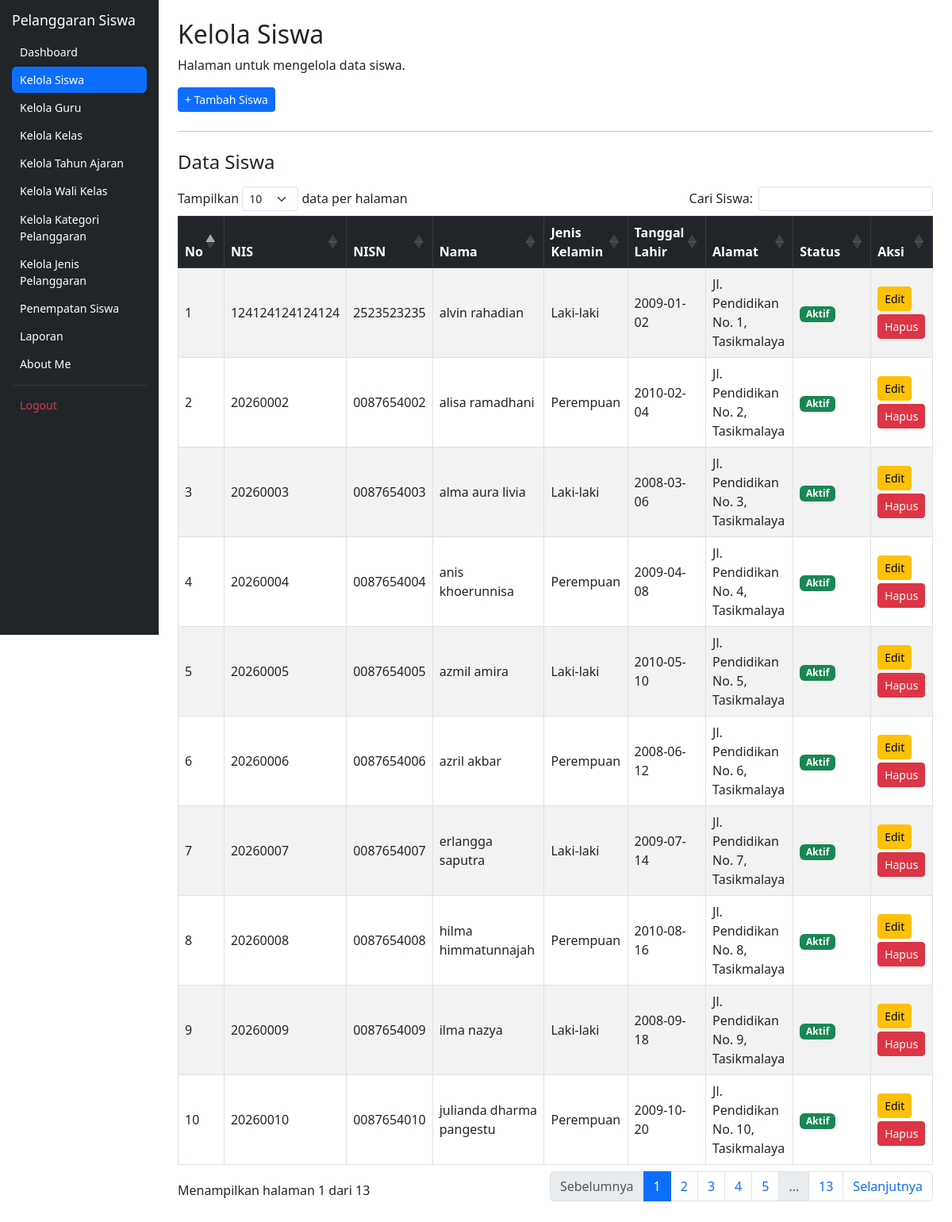
The page /kelola_siswa.php (signed in) on the database its author committed.
### tables this page shows
CREATE TABLE `t_siswa` (
  `id` int(11) NOT NULL,
  `nis` varchar(30) DEFAULT NULL,
  `nisn` varchar(20) NOT NULL,
  `nama` varchar(150) DEFAULT NULL,
  `jenis_kelamin` char(1) NOT NULL,
  `tanggal_lahir` date NOT NULL,
  `alamat` text NOT NULL,
  `status_aktif` tinyint(1) NOT NULL,
  `created_at` timestamp NOT NULL DEFAULT current_timestamp(),
  `updated_at` timestamp NOT NULL DEFAULT current_timestamp()
);

### kelola_siswa.php (the view, shortened to what this page needs)
<?php
include 'config/koneksi.php';
$sql = "SELECT * FROM t_siswa ORDER BY id ASC";
$query = mysqli_query($koneksi, $sql);
?>
<!DOCTYPE html>
<html lang="id">
<head>
    <link href="https://cdn.jsdelivr.net/npm/bootstrap@5.3.0/dist/css/bootstrap.min.css" rel="stylesheet">
    <link rel="stylesheet" href="https://cdn.datatables.net/1.13.6/css/dataTables.bootstrap5.min.css">
</head>
<body>
<div class="container-fluid">
    <div class="row">
        <div class="col-md-3 col-lg-2 bg-dark sidebar-fixed">
            <h4 class="text-white">
                Pelanggaran Siswa
            </h4>
            <ul class="nav nav-pills flex-column">
                <li class="nav-item">
                    <a href="dashboard.php" class="nav-link text-white">Dashboard</a>
                </li>
                <li class="nav-item">
                    <a href="kelola_siswa.php" class="nav-link active">Kelola Siswa</a>
                </li>
                <li class="nav-item">
                    <a href="kelola_guru.php" class="nav-link text-white">Kelola Guru</a>
                </li>
                <li class="nav-item">
                    <a href="kelola_kelas.php" class="nav-link text-white">Kelola Kelas</a>
                </li>
                <li class="nav-item">
                    <a href="kelola_tahun_ajaran.php" class="nav-link text-white">Kelola Tahun Ajaran</a>
                </li>
                <li class="nav-item">
                    <a href="kelola_wali_kelas.php" class="nav-link text-white">Kelola Wali Kelas</a>
                </li>
                <li class="nav-item">
                    <a href="kelola_kategori_pelanggaran.php" class="nav-link text-white">Kelola Kategori Pelanggaran</a>
                </li>
                <li class="nav-item">
                    <a href="kelola_jenis_pelanggaran.php" class="nav-link text-white">Kelola Jenis Pelanggaran</a>
                </li>
                <li class="nav-item">
                    <a href="penempatan_siswa.php" class="nav-link text-white">Penempatan Siswa</a>
                </li>
                <li class="nav-item">
                    <a href="pelanggaran.php" class="nav-link text-white">Laporan</a>
                </li>
                <li class="nav-item">
                    <a href="tentang_saya.php" class="nav-link text-white">About Me</a>
                </li>
                <hr class="text-secondary">
                <li class="nav-item">
                    <a href="logout.php" class="nav-link text-danger">Logout</a>
                </li>
            </ul>
        </div>
        <main class="col-md-9 col-lg-10 p-4 main-content">
            <h2>Kelola Siswa</h2>
            <p>Halaman untuk mengelola data siswa.</p>
            <div class="mb-3">
                <a href="tambah_siswa.php" class="btn btn-primary btn-sm">+ Tambah Siswa</a>
            </div>
            <hr class="my-4">
            <h4 class="mb-3">Data Siswa</h4>
            <div class="table-responsive">
                <table id="tabelSiswa" class="table table-bordered table-striped align-middle" style="width:100%">
                    <thead class="table-dark">
                        <tr>
                            <th>No</th>
                            <th>NIS</th>
                            <th>NISN</th>
                            <th>Nama</th>
                            <th>Jenis Kelamin</th>
                            <th>Tanggal Lahir</th>
                            <th>Alamat</th>
                            <th>Status</th>
                            <th>Aksi</th>
                        </tr>
                    </thead>
                    <tbody>
                        <?php
                        if ($query && mysqli_num_rows($query) > 0) {
                            $no = 1;
                            while ($siswa = mysqli_fetch_assoc($query)) {
                        ?>
                            <tr>
                                <td><?php echo $no++; ?></td>
                                <td><?php echo htmlspecialchars($siswa['nis']); ?></td>
                                <td><?php echo htmlspecialchars($siswa['nisn']); ?></td>
                                <td><?php echo htmlspecialchars($siswa['nama']); ?></td>
                                <td>
                                    <?php
                                    echo ($siswa['jenis_kelamin'] == 'L') ? "Laki-laki" : "Perempuan";
                                    ?>
                                </td>
                                <td><?php echo htmlspecialchars($siswa['tanggal_lahir']); ?></td>
                                <td><?php echo htmlspecialchars($siswa['alamat']); ?></td>
                                <td>
                                    <?php
                                    if (isset($siswa['status_aktif']) && $siswa['status_aktif'] == 1) {
                                        echo '<span class="badge bg-success">Aktif</span>';
                                    } else {
                                        echo '<span class="badge bg-danger">Tidak Aktif</span>';
                                    }
                                    ?>
                                </td>
                                <td>
                                    <a href="edit_siswa.php?id=<?php echo $siswa['id']; ?>" class="btn btn-warning btn-sm mb-1">Edit</a>
                                    <a href="hapus_siswa.php?id=<?php echo $siswa['id']; ?>"
                                       class="btn btn-danger btn-sm"
                                       onclick="return confirm('Yakin ingin menghapus data siswa ini?')">
                                        Hapus
                                    </a>
                                </td>
                            </tr>
                        <?php
                            }
                        }
                        ?>
                    </tbody>
                </table>
            </div>
        </main>
    </div>
</div>
</body>
</html>

### kelola_siswa.php (style rules this page uses)
.sidebar-fixed { position: fixed; top: 0; left: 0; bottom: 0; width: 16.666667%; height: 100vh; z-index: 100; overflow: hidden; padding: 15px; }
.sidebar-fixed h4 { font-size: 1.1rem; margin-bottom: 0.8rem !important; }
.sidebar-fixed .nav-item { margin-bottom: 2px !important; }
.sidebar-fixed .nav-link { padding: 6px 10px; font-size: 0.88rem; }
.sidebar-fixed hr { margin: 0.5rem 0; }
.main-content { margin-left: 16.666667%; width: 83.333333%; }

### rows shown on the page
t_siswa: nis "124124124124124", nisn "2523523235", nama "alvin rahadian", jenis_kelamin "Laki-laki", tanggal_lahir "2009-01-02", alamat "Jl. Pendidikan No. 1, Tasikmalaya", status_aktif "Aktif"
t_siswa: nis "20260002", nisn "0087654002", nama "alisa ramadhani", jenis_kelamin "Perempuan", tanggal_lahir "2010-02-04", alamat "Jl. Pendidikan No. 2, Tasikmalaya", status_aktif "Aktif"
t_siswa: nis "20260003", nisn "0087654003", nama "alma aura livia", jenis_kelamin "Laki-laki", tanggal_lahir "2008-03-06", alamat "Jl. Pendidikan No. 3, Tasikmalaya", status_aktif "Aktif"
t_siswa: nis "20260004", nisn "0087654004", nama "anis khoerunnisa", jenis_kelamin "Perempuan", tanggal_lahir "2009-04-08", alamat "Jl. Pendidikan No. 4, Tasikmalaya", status_aktif "Aktif"
t_siswa: nis "20260005", nisn "0087654005", nama "azmil amira", jenis_kelamin "Laki-laki", tanggal_lahir "2010-05-10", alamat "Jl. Pendidikan No. 5, Tasikmalaya", status_aktif "Aktif"
t_siswa: nis "20260006", nisn "0087654006", nama "azril akbar", jenis_kelamin "Perempuan", tanggal_lahir "2008-06-12", alamat "Jl. Pendidikan No. 6, Tasikmalaya", status_aktif "Aktif"
t_siswa: nis "20260007", nisn "0087654007", nama "erlangga saputra", jenis_kelamin "Laki-laki", tanggal_lahir "2009-07-14", alamat "Jl. Pendidikan No. 7, Tasikmalaya", status_aktif "Aktif"
t_siswa: nis "20260008", nisn "0087654008", nama "hilma himmatunnajah", jenis_kelamin "Perempuan", tanggal_lahir "2010-08-16", alamat "Jl. Pendidikan No. 8, Tasikmalaya", status_aktif "Aktif"
t_siswa: nis "20260009", nisn "0087654009", nama "ilma nazya", jenis_kelamin "Laki-laki", tanggal_lahir "2008-09-18", alamat "Jl. Pendidikan No. 9, Tasikmalaya", status_aktif "Aktif"
t_siswa: nis "20260010", nisn "0087654010", nama "julianda dharma pangestu", jenis_kelamin "Perempuan", tanggal_lahir "2009-10-20", alamat "Jl. Pendidikan No. 10, Tasikmalaya", status_aktif "Aktif"
